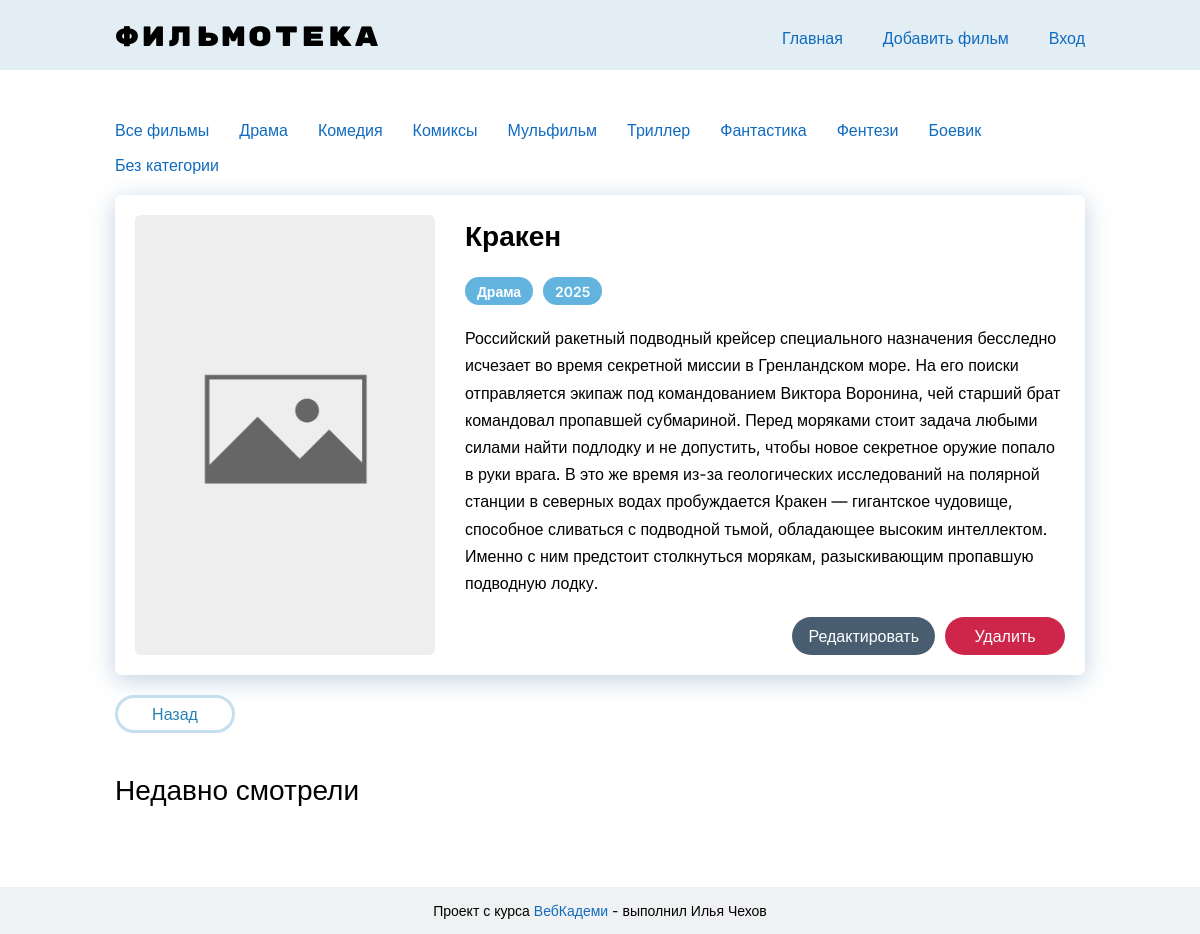
The page /film/views?id=2 on the database its author committed.
### tables this page shows
CREATE TABLE `films` (
  `id` int NOT NULL,
  `title` varchar(255) NOT NULL,
  `year` int NOT NULL,
  `genre` varchar(255) NOT NULL,
  `description` text,
  `photo` varchar(255) DEFAULT NULL
);

### app/controllers/film.php (called while the page is built, shortened)
<?php
global $db;
require_once DIR_MODELS . '/films/getFilmToBd.php';
$idFilm = $_GET['id'] ?? null;
$film = getFilmToBd($db, $idFilm);
require_once DIR_VIEWS . '/film.php';

### public/index.php (called while the page is built, shortened)
<?php
require_once DIR_CORE . '/router.php';

### app/models/films/getFilmToBd.php (called while the page is built)
<?php
function getFilmToBd(PDO $db, string|null $id): array|false
{
    try {
        $query = "SELECT * FROM `films` WHERE `id` = :id";
        $stmt = $db->prepare($query);
        $stmt->bindValue(':id', $id, PDO::PARAM_INT);
        $stmt->execute();
        return $stmt->fetch();
    } catch (PDOException $e) {
        error_log($e->getMessage());
        return false;
    }
}

### app/views/templates/card.php (the view)
<?php
global $film;
?>
<article class="film">
    <img src="<?= HOST ?>/public/assets/img/no-photo.png" alt="Film" class="film__img"/>
    <div class="film__desc">
        <h1 class="film__title"><?= $film['title'] ?></h1>
        <div class="film__badges">
            <div class="badge"><?= $film['genre'] ?></div>
            <div class="badge"><?= $film['year'] ?></div>
        </div>
        <div class="film__text">
            <p><?= $film['description'] ?></p>
        </div>
        <div class="film__footer">
            <a href="/film/edit?id=<?= $film['id'] ?>" class="btn btn--edit">Редактировать</a>
            <a href="/film/delete?id=<?= $film['id'] ?>" class="btn btn--delete">Удалить</a>
        </div>
    </div>
</article>

### public/assets/css/main.css (style rules this page uses)
:root { --container-width: 1000px; --container-padding: 15px; --font-main: 'Inter', sans-serif; --font-accent: 'Rubik Mono One', sans-serif; --page-bg: #fff; --text-color: #000; }
html { scroll-behavior: smooth; }
html, body { min-height: 100vh; }
body { display: flex; flex-direction: column; }
body { font-family: var(--font-main); background-color: var(--page-bg); color: var(--text-color); }
a { color: #116bbf; }

### public/assets/css/blocks/buttons.css (style rules this page uses)
.btn { display: inline-flex; align-items: center; justify-content: center; min-width: 120px; padding: 0px 1em; background: #485e70; border-radius: 80px; height: 2.375em; font-weight: 500; font-size: 16px; line-height: 20px; color: #ffffff; transition: background-color 0.2s ease-in; cursor: pointer; }
.btn--edit { color: #ffffff; }
.btn--delete { background: #ce264b; color: #ffffff; }

### public/assets/css/blocks/film.css (style rules this page uses)
.film { margin-bottom: 20px; display: flex; gap: 20px 30px; padding: 20px; background: #ffffff; box-shadow: 0px 5px 25px rgba(117, 155, 189, 0.45); border-radius: 6px; }
.film__img { width: 300px; border-radius: 6px; object-fit: cover; }
.film__desc { flex-grow: 1; display: flex; flex-direction: column; gap: 20px; }
.film__title { color: #000000; font-style: normal; font-weight: 800; font-size: 28px; line-height: 1.5; }
.film__badges { display: flex; gap: 10px; }
.film__text { font-style: normal; font-weight: 400; font-size: 16px; line-height: 1.7; }
.film__footer { margin-top: auto; display: flex; justify-content: flex-end; flex-wrap: wrap; column-gap: 10px; row-gap: 10px; }

### public/assets/css/blocks/badge.css (style rules this page uses)
.badge { display: inline-block; padding: 0.4em 0.85em; background: #63b3df; border-radius: 1.5em; font-weight: 600; font-size: 14px; color: #ffffff; }

### rows shown on the page
films: title "Кракен", genre "Драма", year "2025", description "Российский ракетный подводный крейсер специального назначения бесследно исчезает во время секретной миссии в Гренландском море. На его поиски отправляется экипаж под командованием Виктора Воронина, чей старший брат командовал пропавшей субмариной. Перед моряками стоит задача любыми силами найти подлодку и не допустить, чтобы новое секретное оружие попало в руки врага. В это же время из-за геологических исследований на полярной станции в северных водах пробуждается Кракен — гигантское чудовище, способное сливаться с подводной тьмой, обладающее высоким интеллектом. Именно с ним предстоит столкнуться морякам, разыскивающим пропавшую подводную лодку."

### other values the page prints
$category "Драма"
$category "Комедия"
$category "Комиксы"
$category "Мульфильм"
$category "Триллер"
$category "Фантастика"
$category "Фентези"
$category "Боевик"
$category "Без категории"
